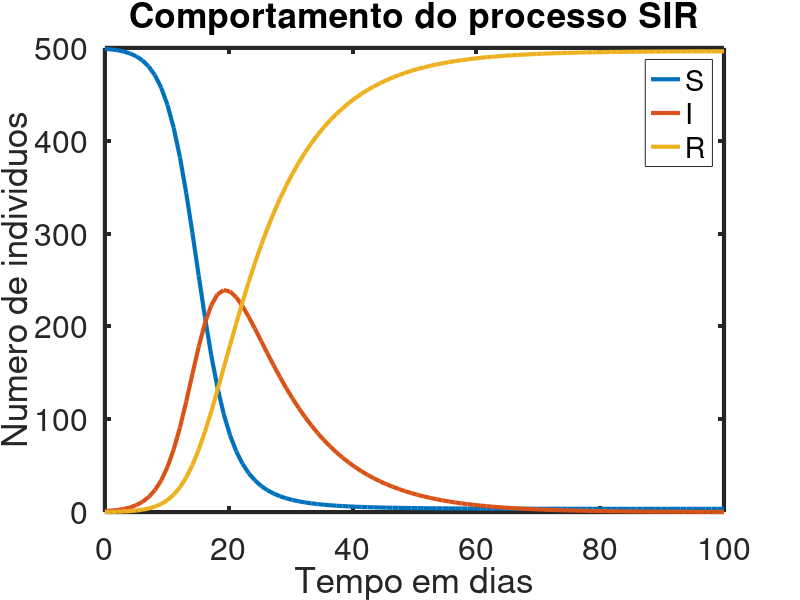
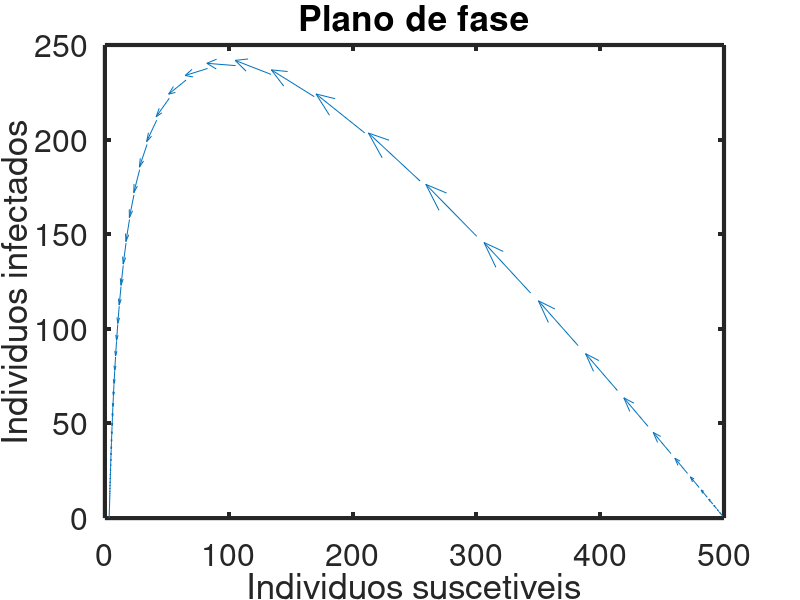

Source code (MATLAB) for these figures, in order:
## oregonator differential equationclc;                                  % apaga a telaclear all;                            % zera as variáveisclose all;                            % fecha as figurasx0 = [499; 1; 0 ];                    % N = 500 --> S=499; I=1; R=0.t = linspace (0, 100, 100);          % 100 diasfunction xdot = f (x, t)              % definindo a função  xdot = zeros (3,1);                 % derivadas inicias são nulas %% S = x(1)  I = x(2)  R = x(3)    beta = 1e-3;  r    = 1e-1;   xdot(1) = -beta*x(1)*x(2);           % beta = 1e-3           xdot(2) = beta*x(1)*x(2) - r*x(2);   % r = 1e-1  xdot(3) = r*x(2);endfunction%%%%% Resposta temporal quando um individuo é contaminadofigure(1)y = lsode ("f", x0, t);                              % resolve as equaçõesplot(t,y,"linewidth", 3); legend("S","I","R");       % plota o resultadoset(gca, "linewidth", 3, "fontsize", 23);title('Comportamento do processo SIR');xlabel('Tempo em dias');ylabel('Numero de individuos');% saveas (1, "SIR_tempo.eps","eps");%%%%% Plano de fase para a condição anteriorfigure(2)  beta = 1e-3;  r    = 1e-1;quiver(y(:,1),y(:,2),-beta*y(:,1).*y(:,2),beta*y(:,1).*y(:,2) - r*y(:,2));set(gca, "linewidth", 3, "fontsize", 23);title('Plano de fase');xlabel('Individuos suscetiveis');ylabel('Individuos infectados');% saveas (2, "SIR_plano_de_Fase.eps","eps");